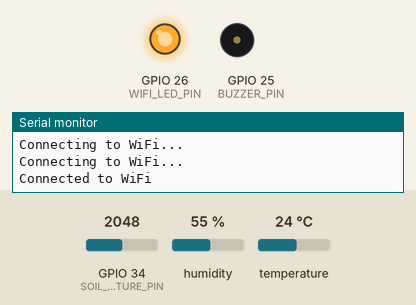
Recording of a sketch running on a simulated ESP32. Parts: output pins drawn as LEDs (lit = HIGH), buzzer (waves = sounding, pin HIGH), the last lines printed to the serial monitor. The inputs (shaded band) are chosen by the test bench; at power-on: GPIO 34 (SOIL_MOISTURE_PIN) = 2048, humidity 55 %, temperature 24 °C. WiFi joins after 1.5 s; servers stay silent unless stated; uploads are accepted with an empty reply.

Above: at 3.6 s.
3.7 s: GPIO 34 (SOIL_MOISTURE_PIN) set to 3464
6.5 s: GPIO 34 (SOIL_MOISTURE_PIN) set to 3561
At 7.49 s:
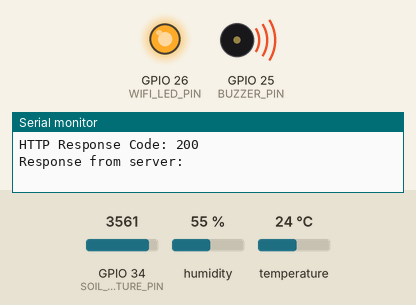
11.9 s: GPIO 34 (SOIL_MOISTURE_PIN) set to 3460
At 13.0 s:
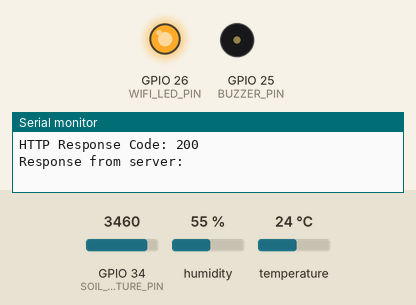
13.4 s: GPIO 34 (SOIL_MOISTURE_PIN) set to 3540
At 14.2 s:
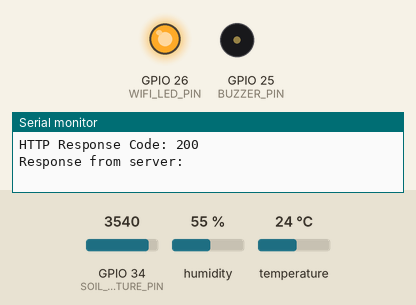
Timing chart, 0 to 18.0 s (numbered marks = the images above; inputs shaded):
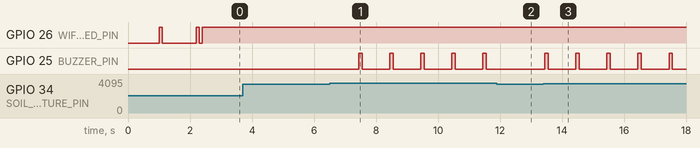

The sketch:

sketch_plant_monitoring_system.ino
```cpp
#include <WiFi.h>
#include <HTTPClient.h>
#include "DHT.h"

#define DHTPIN 15           // Pin connected to the DHT11 data pin
#define DHTTYPE DHT11
#define SOIL_MOISTURE_PIN 34 // Analog pin for soil moisture sensor
#define WIFI_LED_PIN 26      // Pin for WiFi LED
#define BUZZER_PIN 25        // Pin connected to the buzzer

DHT dht(DHTPIN, DHTTYPE);

unsigned long previousMillis = 0;
unsigned long previousPrintMillis = 0;
unsigned long previousBuzzerMillis = 0;
const long interval = 5000;    // 5 seconds for backend updates
const long printInterval = 5000; // 5 seconds for Serial Monitor updates
const long buzzerInterval = 1000; // 5 seconds for buzzer checks

// Wi-Fi credentials
const char* ssid = "Dialog 4G 411";
const char* password = "8AEF74bF";
const char* serverUrl = "http://192.168.8.103:8080/PlantSystem/api/sensors/data";


void sendDataToBackend(float temperature, float humidity, float soilMoistureValue) {
  if (WiFi.status() == WL_CONNECTED) {
    HTTPClient http;
    http.begin(serverUrl);
    http.addHeader("Content-Type", "application/json");

    // Prepare JSON payload
    String payload = "{";
    payload += "\"temperature\": " + String(temperature, 2) + ",";
    payload += "\"humidity\": " + String(humidity, 2) + ",";
    payload += "\"soil_moisture\": " + String(soilMoistureValue);
    payload += "}";

    Serial.println("Sending payload:");
    Serial.println(payload);

    int httpResponseCode = http.POST(payload);

    Serial.print("HTTP Response Code: ");
    Serial.println(httpResponseCode);

    if (httpResponseCode > 0) {
      String response = http.getString();
      Serial.println("Response from server: " + response);
    } else {
      Serial.println("Error sending data to server: " + String(httpResponseCode));
      Serial.println(http.errorToString(httpResponseCode).c_str());
    }
    http.end();
  } else {
    Serial.println("WiFi disconnected!");
  }
}

void setup() {
  // Initialize Serial Monitor
  Serial.begin(115200);

  // Initialize DHT sensor
  dht.begin();

  // Initialize pins
  pinMode(WIFI_LED_PIN, OUTPUT);
  pinMode(BUZZER_PIN, OUTPUT);

  WiFi.begin(ssid, password);
  while (WiFi.status() != WL_CONNECTED) {
    delay(1000);
    Serial.println("Connecting to WiFi...");
    digitalWrite(WIFI_LED_PIN, HIGH);
    delay(100);
    digitalWrite(WIFI_LED_PIN, LOW);
    delay(100);
  }
  Serial.println("Connected to WiFi");
  digitalWrite(WIFI_LED_PIN, HIGH);
}

void loop() {

  float temperature = dht.readTemperature();
  float humidity = dht.readHumidity();


  int soilMoistureValue = analogRead(SOIL_MOISTURE_PIN);


  if (isnan(temperature) || isnan(humidity)) {
    Serial.println("Failed to read from DHT sensor!");
    delay(2000);
    return;
  }


  unsigned long currentMillis = millis();
  if (currentMillis - previousPrintMillis >= printInterval) {
    previousPrintMillis = currentMillis;

    Serial.print("Temperature: ");
    Serial.print(temperature);
    Serial.println(" °C");
    Serial.print("Humidity: ");
    Serial.print(humidity);
    Serial.println(" %");
    Serial.print("Soil Moisture: ");
    Serial.println(soilMoistureValue);

    if (soilMoistureValue < 3500) {
      Serial.println("Soil moisture is within standard level.");
    } else {
      Serial.println("Soil is Dry.");
    }
  }


  if (currentMillis - previousBuzzerMillis >= buzzerInterval) {
    previousBuzzerMillis = currentMillis;

    if (soilMoistureValue < 3500) {
      digitalWrite(BUZZER_PIN, LOW);
    } else {

      digitalWrite(BUZZER_PIN, HIGH);
      delay(100);
      digitalWrite(BUZZER_PIN, LOW);
    }
  }

  if (currentMillis - previousMillis >= interval) {
    previousMillis = currentMillis;
    sendDataToBackend(temperature, humidity, soilMoistureValue);
  }


  if (WiFi.status() == WL_CONNECTED) {
    digitalWrite(WIFI_LED_PIN, HIGH);
  } else {
    digitalWrite(WIFI_LED_PIN, LOW);
  }
}
```

Measured:
- the behaviour switches between 3499 and 3500 on GPIO 34 (SOIL_MOISTURE_PIN) (found by bisection; images 0 and 1)
- after the input at 6.5 s, GPIO 25 (BUZZER_PIN): alternates HIGH for 0.10 s and LOW for 0.90 s, starting after 0.95 s
- after the input at 11.9 s, GPIO 25 (BUZZER_PIN): stays LOW (without the input it goes to HIGH after 0.55 s)
- after the input at 13.4 s, GPIO 25 (BUZZER_PIN): alternates HIGH for 0.10 s and LOW for 0.90 s, starting after 0.05 s
